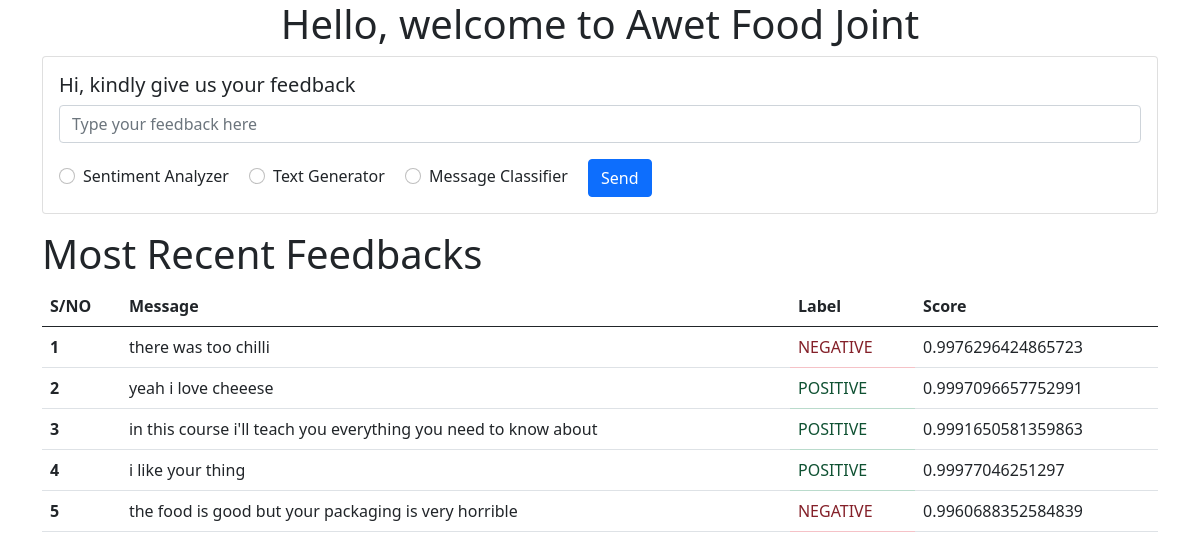
The page / on the database its author committed.
### feedbackapp/models.py (models this page shows, shortened)
class AIModel(models.Model):
    STATUS_CHOICES = [('1', 'AVAILABLE'),('0', 'UNAVAILABLE')]
    model_id = models.CharField(max_length=12, default=generate_id)
    model_name = models.CharField(max_length=50)
    status = models.CharField(max_length=1,  choices=STATUS_CHOICES)
    created_at = models.DateField(auto_now_add=True)
    last_used_date = models.DateTimeField(auto_now_add=True)
    use_count = models.IntegerField(default=0)

class Feedback(models.Model):
    message = models.TextField()
    time_created = models.DateTimeField(auto_now_add=True)
    label = models.CharField(max_length=50, null=True)
    score = models.FloatField(null=True)
    list_display = ['time_created', 'message', 'label', 'score' ]
    class Meta:
        ordering = ('-time_created', 'time_created')

### feedbackapp/views.py (the view, shortened to what this page needs)
# urls.py: path('', views.index, name='index'),
@csrf_exempt
def index(request):
    data = {}
    feedbacks = Feedback.objects.all()
    d = [{'message': feedback.message, 'label':feedback.label, 'score':feedback.score } for feedback in feedbacks][:5]
    return render(request, 'feedbackapp/index.html', {"feedbacks":d, 'models':get_models_from_db()})

### feedbackapp/views.py (called while the page is built)
def get_models_from_db(n=3):
    models = AIModel.objects.filter(status = '1')
    models = [{'name': model.model_name, 'id': model.model_id} for model in models]
    return models[:n]

### feedbackapp/templates/feedbackapp/index.html (shortened to what this page needs)
<!doctype html>
<html lang="en">
  <head>
    <link href="https://cdn.jsdelivr.net/npm/bootstrap@5.0.2/dist/css/bootstrap.min.css" rel="stylesheet">
  </head>
  <body>
    <h1 class='text-center'>Hello, welcome to Awet Food Joint</h1>
    <div class='container'>
    <div class="card mb-3">
        <div class="card-body">
          <h5 class="card-title">Hi, kindly give us your feedback</h5>
          <form method='post'>
            <div class="mb-3">
              <input type="text" class="form-control" id="message" aria-describedby="message", name='message' placeholder="Type your feedback here"  required>
            </div>
            {% for model in models %}
                <div class="form-check form-check-inline">
                  <input class="form-check-input" type="radio" name="model" id="{{model.id}}" value="{{model.id}}">
                  <label class="form-check-label" for="{{model.id}}">{{model.name}}</label>
                </div>
            {% endfor %}
            <button type="submit" class="btn btn-primary" id="submit">Send</button>
          </form>
        </div>
      </div>
    </div>
    <div class="container">
    {% if feedbacks %}
    <h1>Most Recent Feedbacks </h1>
    <table class="table table-hover" id="feedback">
        <thead>
            <tr>
              <th scope="col">S/NO</th>
              <th scope="col">Message</th>
              <th scope="col">Label</th>
              <th scope="col">Score</th>
            </tr>
          </thead>
          <tbody>
            {%for feedback in feedbacks %}
            <tr>
              <th scope="row">{{forloop.counter}}</th>
              <td>{{feedback.message}}</td>
              {% if feedback.label == 'NEGATIVE'  %}
                  <td class="alert-danger">{{feedback.label}}</td>
              {%else%}
                   <td class="alert-success">{{feedback.label}}</td>
              {%endif%}
              <td>{{feedback.score}}</td>
            </tr>
            {% endfor %}
          </tbody>
      </table>
{% else %}
<p>No feedback available currently</p>
{%endif%}
</div>
  </body>
</html>

### rows shown on the page
AIModel: name "Sentiment Analyzer"
AIModel: name "Text Generator"
AIModel: name "Message Classifier"
Feedback: message "there was too chilli", label "NEGATIVE", score "0.9976296424865723"
Feedback: message "yeah i love cheeese", label "POSITIVE", score "0.9997096657752991"
Feedback: message "in this course i'll teach you everything you need to know about", label "POSITIVE", score "0.9991650581359863"
Feedback: message "i like your thing", label "POSITIVE", score "0.99977046251297"
Feedback: message "the food is good but your packaging is very horrible", label "NEGATIVE", score "0.9960688352584839"
